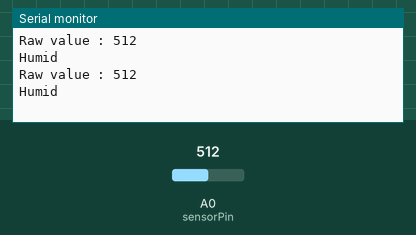
Simulated run of this sketch. Board: Arduino Uno, built with avr-gcc and run on an emulated ATmega328P. Parts: the last lines printed to the serial monitor. Inputs (shaded band) come from the test bench; at power-on: A0 (sensorPin) = 512.

Above: at 2.8 s.
2.9 s: A0 (sensorPin) set to 331
At 4.5 s:
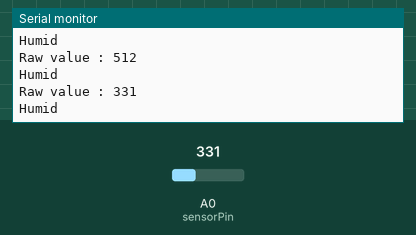
5.6 s: A0 (sensorPin) set to 313
At 7.3 s:
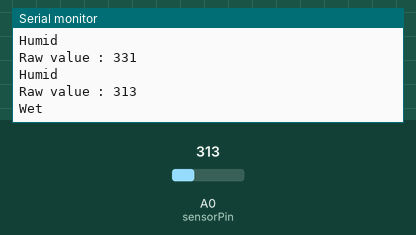
9.5 s: A0 (sensorPin) set to 79
At 11.5 s:
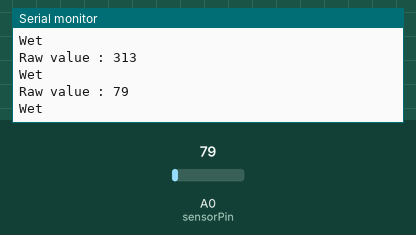
12.2 s: A0 (sensorPin) set to 67
At 14.6 s:
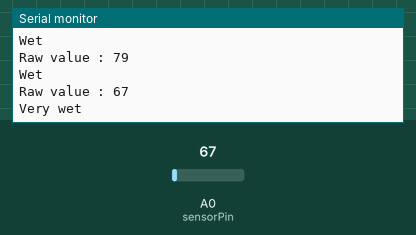
Timing chart, 0 to 16.1 s (numbered marks = the images above; inputs shaded):
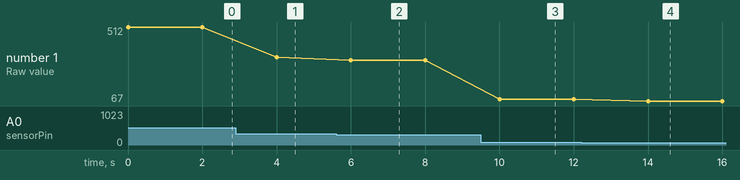

The sketch:

soil01_Conductivity.ino
```cpp
// Test code for Grove - Moisture Sensor
int sensorPin = A0; // select the input pin for the potentiometer
int sensorValue = 0; // variable to store the value coming from the sensor7

void setup() {
    // declare the ledPin as an OUTPUT:
    Serial.begin(9600);
}
void loop() {
    // read the value from the sensor:
    sensorValue = analogRead(sensorPin);
    Serial.print("Raw value : ");
    Serial.println(sensorValue);
    if (sensorValue > 723)
    {
      Serial.println("Dry");
    }
    else if (sensorValue > 323)
    {
      Serial.println("Humid");
    }
    else if (sensorValue > 73)
    {
      Serial.println("Wet");
    }
    else
    {
      Serial.println("Very wet");
    }
      //sensorValue = map(sensorValue,1023,143,0,100);
    //Serial.print("Moisture : ");
    //Serial.print(sensorValue);
    //Serial.println("%");
    delay(2000);
}
```

Measured:
- the behaviour switches between 324 and 323 on A0 (sensorPin) (found by bisection; images 1 and 2)
- the behaviour switches between 74 and 73 on A0 (sensorPin) (found by bisection; images 3 and 4)
- after the input at 2.9 s, the serial monitor: prints a new line after 1.1 s (image 1)
- after the input at 5.6 s, the serial monitor: prints a new line after 0.40 s (image 2)
- after the input at 9.5 s, the serial monitor: prints a new line after 0.50 s (image 3)
- after the input at 12.2 s, the serial monitor: prints a new line after 1.8 s (image 4)
- plotted number 1: 512 → 331 after the input at 2.9 s, 331 → 313 after the input at 5.6 s, 313 → 79 after the input at 9.5 s, 79 → 67 after the input at 12.2 s
